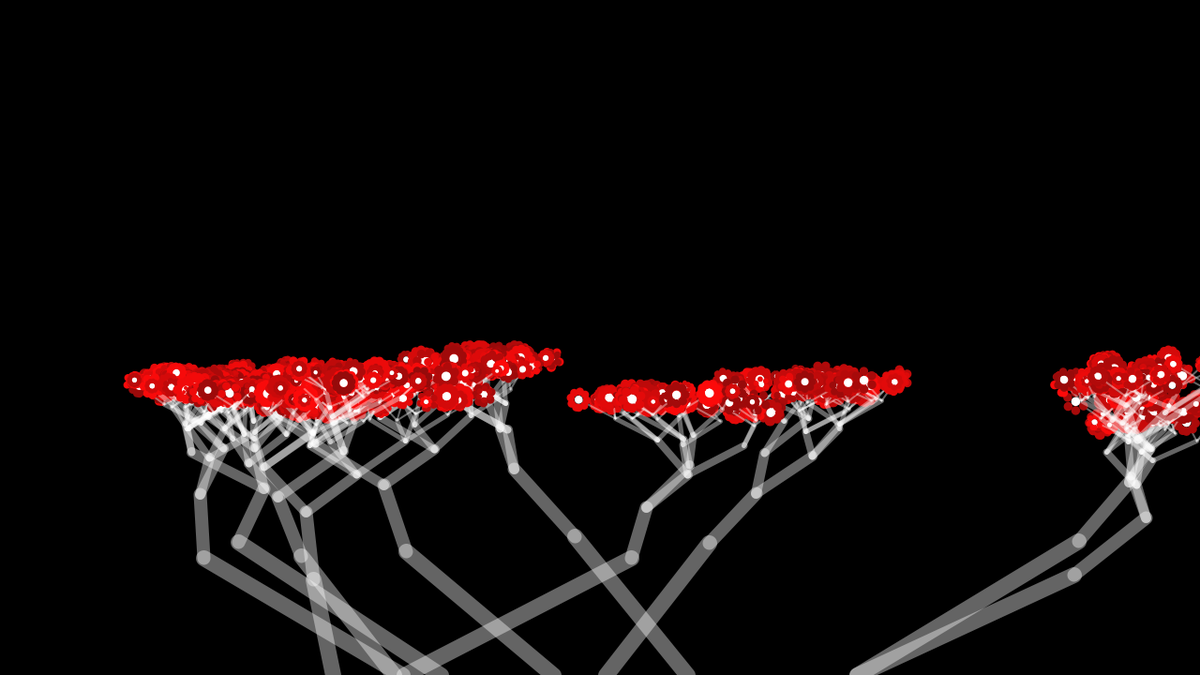
Frame 1 (no input)
Frame 60 (the mouse pressed at the canvas centre just before this capture): identical to frame 1, image omitted
Frame 120 (the mouse held since frame 60 and released just before this capture): identical to frame 1, image omitted

The Processing sketch that drew this single still picture (run headless with seeded random() and noise(); from frame 60 on, the mouse is pressed at the canvas centre):

// Processing sketch: Recursive_Tree_01
// ── Recursive_Tree_01.pde
ArrayList<Branch> trees = new ArrayList<Branch>();

void setup(){
  size(1280,720);
  background(0);
  for(int i=0;i<10;i++) trees.add(new Branch(new PVector(random(width*0.25,width*0.75),height),1));
  stroke(255);
}

void draw(){
  background(0);
  for(Branch t:trees) t.render();
}

class Branch {
  static final int maxLevel = 6;
  PVector initPos;
  PVector endPos;
  ArrayList<Branch> subBranches = new ArrayList<Branch>();
  ArrayList<Flower> flowers = new ArrayList<Flower>();
  int level;
  
  Branch(PVector initPos, int level){
    this.level = level;
    this.initPos = initPos;
    this.endPos = new PVector(initPos.x+random(-250.0/level,250.0/level), initPos.y-random(100.0/level, 150.0/level));
    
    if(level<maxLevel) {
      float cant = random(1,level);
      for(int i=0;i<cant;i++) subBranches.add(new Branch(endPos, level+1));
    }else{
      float cant = random(4);
      for(int i=0;i<cant;i++) flowers.add(new Flower(PVector.lerp(initPos,endPos,random(0.8,1))));
    }
  }
  
  void render(){
    strokeWeight(20-level*3);
    stroke(255, 100);
    line(initPos.x, initPos.y, endPos.x, endPos.y);
    for(Branch b:subBranches) b.render();
    for(Flower f:flowers) f.render();
  }
}

class Flower{
  final color c = color(random(150,255), 10, 10);
  PVector pos;
  float radius = random(4,10);
  float petalCant = TWO_PI/random(5,12); 
  
  Flower(PVector pos){
    this.pos = pos;
  }
  
  void render(){
    pushMatrix();
    translate(pos.x, pos.y);
    fill(c);
    noStroke();
    for(float i=0;i<TWO_PI;i+=(petalCant)) ellipse(sin(i)*radius, cos(i)*radius, radius, radius);
    fill(255);
    ellipse(0,0,radius,radius);
    popMatrix();
  }
}

class Leaf{
  final color c = color(random(150,255), 10, 10);
  PVector pos;
  float radius = random(4,10);
  float petalCant = TWO_PI/random(5,12); 
  
  Leaf(PVector pos){
    this.pos = pos;
  }
  
  void render(){
    pushMatrix();
    translate(pos.x, pos.y);
    fill(c);
    noStroke();
    for(float i=0;i<TWO_PI;i+=(petalCant)) ellipse(sin(i)*radius, cos(i)*radius, radius, radius);
    fill(255);
    ellipse(0,0,radius,radius);
    popMatrix();
  }
}
